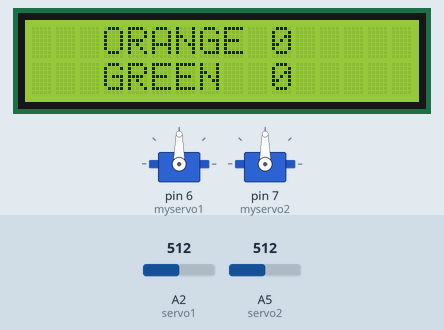
The sketch below on a simulated Arduino Uno, built with avr-gcc and run on an emulated ATmega328P. On the bench: 16×2 character LCD, 2 × servo. Inputs (shaded band) come from the test bench; at power-on: A2 (servo1) = 512, A5 (servo2) = 512. What the sketch prints to the serial monitor is not drawn.

Above: at 1.2 s.
1.3 s: A2 (servo1) set to 545
3.2 s: A2 (servo1) set to 562
At 4.4 s:
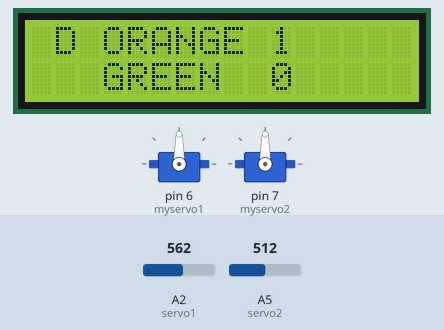
At 6.2 s:
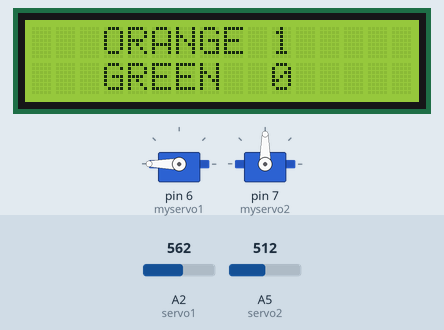
Timing chart, 0 to 15.5 s (numbered marks = the images above; inputs shaded):
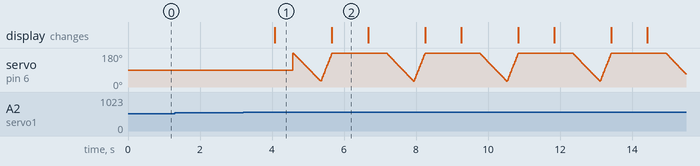

Measured:
- the behaviour switches between 552 and 553 on A2 (servo1) (found by bisection; images 0 and 1)
- after the input at 1.3 s, every drawn part: stays the same

The sketch:

arduino_orange.ino
```cpp
#include <LiquidCrystal.h>
#include <Servo.h>

const int rs = 12, en = 11, d4 = 5, d5 = 4, d6 = 3, d7 = 2;
LiquidCrystal lcd(rs, en, d4, d5, d6, d7);
int servo1 = A2;//orange
int servo2 = A5;//green
int val1=0;
int val2=0;
int c1=0;
int c2=0;
Servo myservo1;
Servo myservo2;

int pos = 0;


void setup () {
  lcd.begin(16, 2);
  Serial.begin(9600);
 myservo1.attach(6);
 myservo2.attach(7);
}

void loop () {

  val1=analogRead(servo1);
val2=analogRead(servo2);
Serial.print("value 1   ");
float v1=val1*(5.0/1023.0);
float v2=val2*(5.0/1023.0);
Serial.println(v1);

Serial.print("value 2   ");
Serial.println(v2);
if(v1>2.7)
{
  c1+=1;

 lcd.setCursor(1, 0);
 lcd.print("D ORANGE ");
 lcd.setCursor(10, 0);
 lcd.print(c1);
 delay(500);

   for (pos = 180; pos >= 30; pos -= 1) { // goes from 0 degrees to 180 degrees
    // in steps of 1 degree

    myservo1.write(pos);              // tell servo to go to position in variable 'pos'
    delay(5);                       // waits 15ms for the servo to reach the position
  }
  for (pos = 30; pos <= 180; pos += 1) { // goes from 180 degrees to 0 degrees
    myservo1.write(pos);              // tell servo to go to position in variable 'pos'
    delay(2);                       // waits 15ms for the servo to reach the position
  }
}

else if(v2>2.7)
{c2+=1;
lcd.setCursor(1, 1);
 lcd.print("D GREEN  ");
 lcd.setCursor(10, 1);
 lcd.print(c2);

   for (pos = 180; pos >= 30; pos -= 1) { // goes from 0 degrees to 180 degrees
    // in steps of 1 degree
    myservo2.write(pos);              // tell servo to go to position in variable 'pos'
    delay(3);                       // waits 15ms for the servo to reach the position
  }
  for (pos = 30; pos <= 180; pos += 1) { // goes from 180 degrees to 0 degrees
    myservo2.write(pos);              // tell servo to go to position in variable 'pos'
    delay(5);                       // waits 15ms for the servo to reach the position
  }
}
 lcd.setCursor(1, 0);
 lcd.print("  ORANGE ");
 lcd.setCursor(10, 0);
 lcd.print(c1);


 lcd.setCursor(1, 1);
 lcd.print("  GREEN  ");
 lcd.setCursor(10, 1);
 lcd.print(c2);
delay(1000);
}
```
